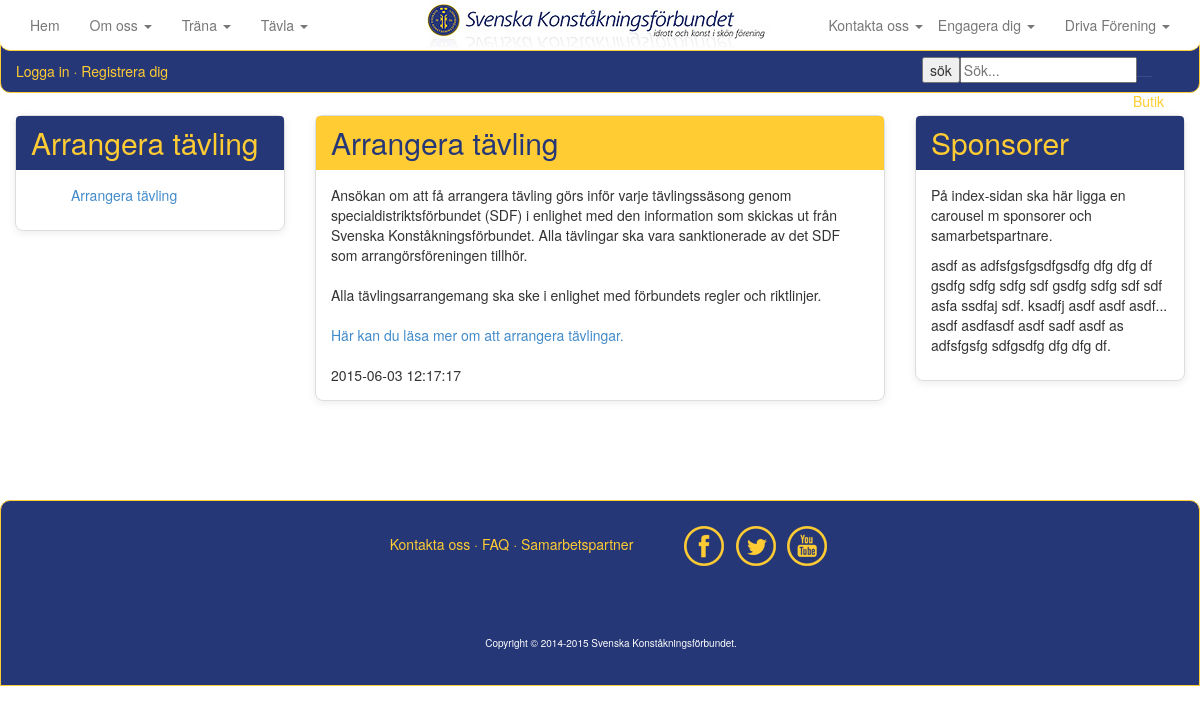
The page /arrangera.php on the database its author committed.
### tables this page shows
CREATE TABLE IF NOT EXISTS `artikel` (
  `ArtikelId` int(11) NOT NULL,
  `ArtikelName` varchar(50) NOT NULL,
  `ArtikelMessage` text NOT NULL,
  `ArtikelTimeStamp` timestamp NOT NULL DEFAULT CURRENT_TIMESTAMP,
  `ArtikelPic` varchar(1000) NOT NULL,
  `ArtikelPicThumb` varchar(1000) NOT NULL,
  `kategori` varchar(20) NOT NULL
);

### arrangera.php (the view, shortened to what this page needs)
<?php
include_once("inc/HTMLTemplate.php");
include_once("inc/Connstring.php");
$artikeltime = "";
$artikelnames = "";
if(!empty($_GET))
{
	$getartikelid = isset($_GET['ArtikelId']) ? $_GET['ArtikelId'] : '';
	$query = <<<END
		SELECT ArtikelId, ArtikelName, ArtikelMessage, ArtikelTimeStamp
		FROM artikel
		WHERE ArtikelId = "{$getartikelid}";
END;
	$res = $mysqli->query($query) or die();
	if($res->num_rows > 0)
	{
		while($row = $res->fetch_object())
		{
			$artikelname = $row->ArtikelName;
			$artikelmessage = $row->ArtikelMessage;
			$artikeltimestamp = $row->ArtikelTimeStamp;
			$artikeltime = <<<END
		<div class="panel panel-yellow">
			<div class="panel-heading">
				<h3 class="panel-title">{$artikelname}</h3>
			</div>
				<div class="panel-body">
					{$artikelmessage}
					{$artikeltimestamp}
				</div>
		</div>
END;
		}
	}
}
else
{
	$query = <<<END
		SELECT ArtikelId, ArtikelName, ArtikelMessage, ArtikelTimeStamp, kategori
		FROM artikel
		WHERE kategori = 'arrangera'
		ORDER BY Artikeltimestamp
END;
	$res = $mysqli->query($query) or die();
		if($res->num_rows > 0)
		{
			while($row = $res->fetch_object())
			{
				$artikelname = $row->ArtikelName;
				$artikelmessage = $row->ArtikelMessage;
				$artikeltimestamp = $row->ArtikelTimeStamp;
				$artikeltime = <<<END
				<div class="panel panel-yellow">
					<div class="panel-heading">
						<h3 class="panel-title">{$artikelname}</h3>
					</div>
						<div class="panel-body">
							{$artikelmessage}
							{$artikeltimestamp}
						</div>
				</div>
END;
			}
		}
}
$query = <<<END
	SELECT ArtikelId, ArtikelName, ArtikelMessage, ArtikelTimeStamp, kategori
	FROM artikel
	WHERE kategori = 'arrangera'
	ORDER BY Artikeltimestamp
END;
$res = $mysqli->query($query) or die();
if($res->num_rows > 0)
{
	while($row = $res->fetch_object())
	{
		$artikelId = $row->ArtikelId;
		$artikelname = $row->ArtikelName;
		$artikelnames .= <<<END
			<div class="collapse-in" id="dokument">
				<ul class="">
	   				<a href="arrangera.php?ArtikelId={$artikelId}">
	   					<li>{$artikelname}</li>
	   				</a>
	   			</ul>
			</div>
END;
	}
}
$content = <<<END
       	<div id="content">
			<div class="row">
				<div class="col-md-3">
					<div class="panel panel-blue">
						<div class="panel-heading">
							<h3 class="panel-title yellow">Arrangera tävling</h3>
						</div>
						</a>
						<div class="panel-body">
							{$artikelnames}
						</div>
					</div>
				</div>
				<div class="col-xs-12 col-md-6">
					{$artikeltime}
				</div>
				<div class="col-md-3 pull-right">
					<div class="panel panel-blue">
						<div class="panel-heading">
							<h3 class="panel-title">Sponsorer</h3>
						</div>
						<div class="panel-body">
							<p>På index-sidan ska här ligga en carousel m sponsorer och samarbetspartnare.
							</p>
							<p class="divider"></p>
							<p>asdf as adfsfgsfgsdfgsdfg dfg dfg df gsdfg sdfg sdfg sdf gsdfg sdfg
							sdf sdf asfa ssdfaj sdf.
							ksadfj asdf asdf asdf... asdf asdfasdf asdf sadf asdf as adfsfgsfg
							sdfgsdfg dfg dfg df.
							</p>
						</div>
					</div>
				</div>
			</div>
       </div>
END;
echo $header;
echo $content;
echo $footer;
?>

### css/ia4.css (style rules this page uses)
html { height: 100% }
body { background-color: white; margin-right: auto; margin-left: auto; width:100%; height: 100% }
#content { z-index:-1; margin-top: 100px; margin-right: auto; margin-left: auto; width:100%; min-height: 400px; padding: 15px; background-color: white; }
.yellow { color: #ffcc33; }
.panel { margin-bottom: 20px; background-color: #fff; border: 1px solid transparent; border-radius: 8px; -webkit-box-shadow: 0 2px 8px rgba(0, 0, 0, .08); box-shadow: 0 2px 8px rgba(0, 0, 0, .08); }
.panel-body { padding: 15px; }
.panel-heading { padding: 10px 15px; border-bottom: 1px solid transparent; border-top-left-radius: 4px; border-top-right-radius: 4px; }
.panel-title { margin-top: 0; margin-bottom: 0; font-size: 16px; color: inherit; }
.panel-yellow { border-color: #ddd; }
.panel-yellow > .panel-heading { color: #263777; background-color: #ffcc33; border-color: #ffcc33; }
.panel-blue { border-color: #ddd; }
.panel-blue > .panel-heading { color: #ffcc33; background-color: #263777; border-color: #263777; }
.panel-title { margin-top: 0; margin-bottom: 0; font-size: 30px; color: inherit; }
ul { list-style-type: none; }

### rows shown on the page
artikel: ArtikelName "Arrangera tävling", ArtikelMessage "Ansökan om att få arrangera tävling görs inför varje tävlingssäsong genom specialdistriktsförbundet (SDF) i enlighet med den information som skickas ut från Svenska Konståkningsförbundet. Alla tävlingar ska vara sanktionerade av det SDF som arrangörsföreningen tillhör. Alla tävlingsarrangemang ska ske i enlighet med förbundets regler och riktlinjer. Här kan du läsa mer om att arrangera tävlingar.", ArtikelTimeStamp "2015-06-03 12:17:17"
